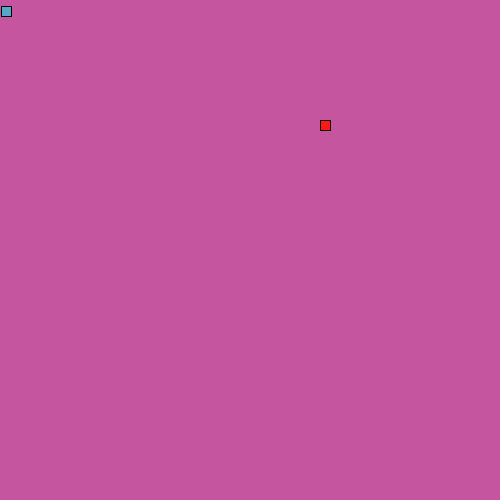
Frame 1 (no input)
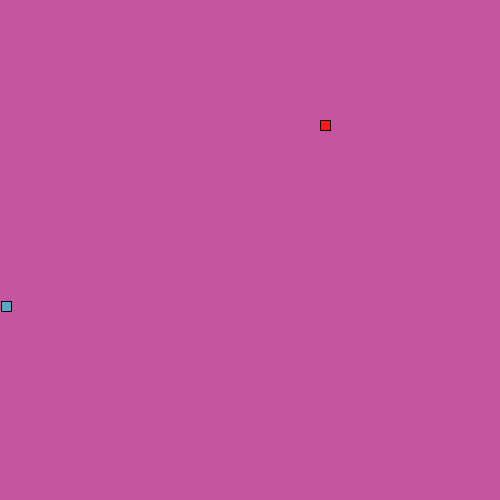
Frame 60 (the mouse pressed at the canvas centre just before this capture)
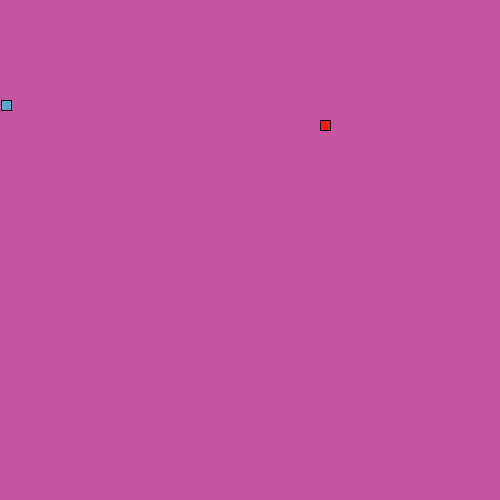
Frame 120 (the mouse held since frame 60 and released just before this capture)

The Processing sketch that drew these frames (run headless with seeded random() and noise(); from frame 60 on, the mouse is pressed at the canvas centre):

// Processing sketch: LeagueSnake
// ── LeagueSnake.pde
//*
// ***** SEGMENT CLASS *****
// This class will be used to represent each part of the moving snake.
//*

class Segment {

//Add x and y member variables. They will hold the corner location of each segment of the snake.
int x;
int y;

// Add a constructor with parameters to initialize each variable
public Segment(int x, int y) {
 this.x = x;
 this.y = y;
}


}


//*
// ***** GAME VARIABLES *****
// All the game variables that will be shared by the game methods are here
//*
Segment head;
Segment tail;
int foodx;
int foody;
int sDirection = DOWN;
int foodEaten;
ArrayList<Segment> segments = new ArrayList<Segment>();


//*
// ***** SETUP METHODS *****
// These methods are called at the start of the game.
//*

void setup() {
size(500, 500);
head = new Segment(1,1);
tail = new Segment(head.x, head.y);
frameRate(20);
//head.x
dropFood();
}

void dropFood() {
  //Set the food in a new random location
    foodx = ((int)random(50)*10);
    foody = ((int)random(50)*10);
}



//*
// ***** DRAW METHODS *****
// These methods are used to draw the snake and its food 
//*

void draw() {
  background(197, 85, 159);
  drawFood();
  move();
  drawSnake();
  eat();
}

void drawFood() {
  //Draw the food
  fill(255, 25, 25);
  rect(foodx, foody, 10, 10);
}

void drawSnake() {
  //Draw the head of the snake followed by its tail
  fill(86, 168, 197);
  rect(head.x, head.y, 10, 10);
  eat();
}


//*
// ***** TAIL MANAGEMENT METHODS *****
// These methods make sure the tail is the correct length.
//*

void drawTail() {
  //Draw each segment of the tail 
fill(86, 168, 197);
for (int i = 0; i <= segments.size(); i++) {
  rect(1, 1, 10, 10);
}
}

void manageTail() {
  //After drawing the tail, add a new segment at the "start" of the tail and remove the one at the "end" 
  //This produces the illusion of the snake tail moving.
  checkTailCollision();
  drawTail();
  segments.add(tail);
}

void checkTailCollision() {
  //If the snake crosses its own tail, shrink the tail back to one segment
  
}



//*
// ***** CONTROL METHODS *****
// These methods are used to change what is happening to the snake
//*

void keyPressed() {
  //Set the direction of the snake according to the arrow keys pressed
  if (key == CODED) {
    if (keyCode == UP) {
      sDirection = UP;
    }
    if (keyCode == RIGHT) {
      sDirection = RIGHT;
    }
    if (keyCode == LEFT) {
      sDirection = LEFT;
    }
    if (keyCode == DOWN) {
      sDirection = DOWN;
    }
  }
}

void move() {
  //Change the location of the Snake head based on the direction it is moving.
  
    
  switch(sDirection) {
  case UP:
    head.y-=5;
    break;
  case DOWN:
     head.y+=5;
    break;
  case LEFT:
   head.x-=5;
    break;
  case RIGHT:
   head.x+=5;
    break;
  }
  checkBoundaries();
  
}

void checkBoundaries() {
 //If the snake leaves the frame, make it reappear on the other side
 if (head.x < -10) {
   head.x = 500;
 }
 else if (head.x > 500) {
  head.x = 0; 
 }
 else if (head.y < -10) {
  head.y = 500; 
 }
 else if (head.y > 500) {
  head.y = 0; 
 }
}



void eat() {
  //When the snake eats the food, its tail should grow and more food appear
  if (head.x < foodx + 10 && head.x > foodx - 10 && head.y < foody + 10 && head.y > foody - 10) {
foodEaten++;
System.out.println("hello");
System.out.println(foodx);
System.out.println(foody);
dropFood();
  }
}
